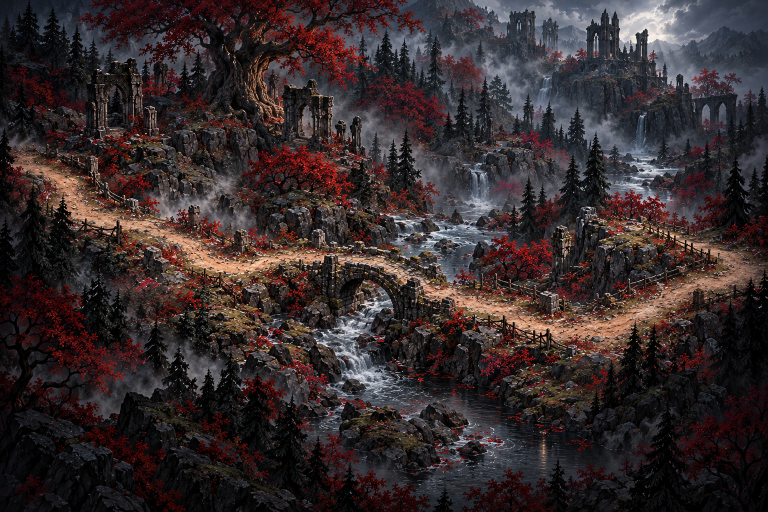
#> input picture art/maps0143/r1.png, 1536 x 1024 px (shown at 1/2 size); its folder holds only this picture in this run
$ python pack-maps0143.py
#> lines starting #> are read from the running program, lines starting #| are printed output that depends on the picture
"""Pack the Alpha 0.143 hunting map region scenes (art/maps0143/r<1-6>.png, Codex CLI) into dist/assets/hunt-map-r<n>-v0143.webp.

Each 1536x1024 scene is resized to 1280x853 and saved as lossy WebP (painterly art). layout-fit.css picks one by
#camp-drawer[data-map-region] (app.js sets it from the selected chapter: 1-10 → 1 … 51-60 → 6). Re-running overwrites them.
"""
from pathlib import Path
import hashlib
import json

from PIL import Image

ROOT = Path(__file__).resolve().parents[1]


def main():
    report = []
    for n in range(1, 7):
        source = ROOT / f'art/maps0143/r{n}.png'
        out = ROOT / f'dist/assets/hunt-map-r{n}-v0143.webp'
        Image.open(source).convert('RGB').resize((1280, 853), Image.LANCZOS).save(out, quality=80, method=6)
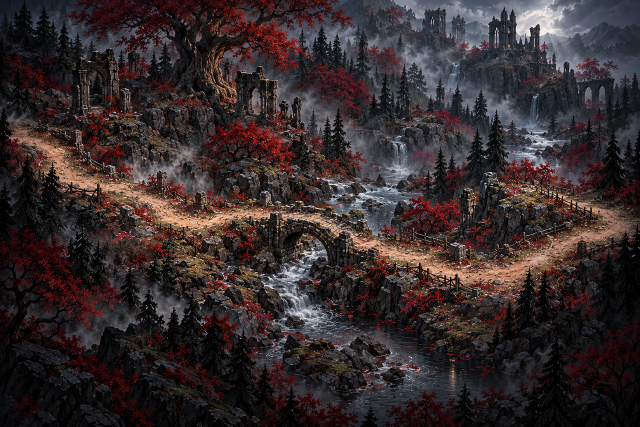
#> saved as hunt-map-r1-v0143.webp: PIL image 1280x853 RGB (shown at 1/2 size); mean R, G, B 54.5, 44.2, 45.1
#> (the run stopped early here; a loop or call above may not have finished)
